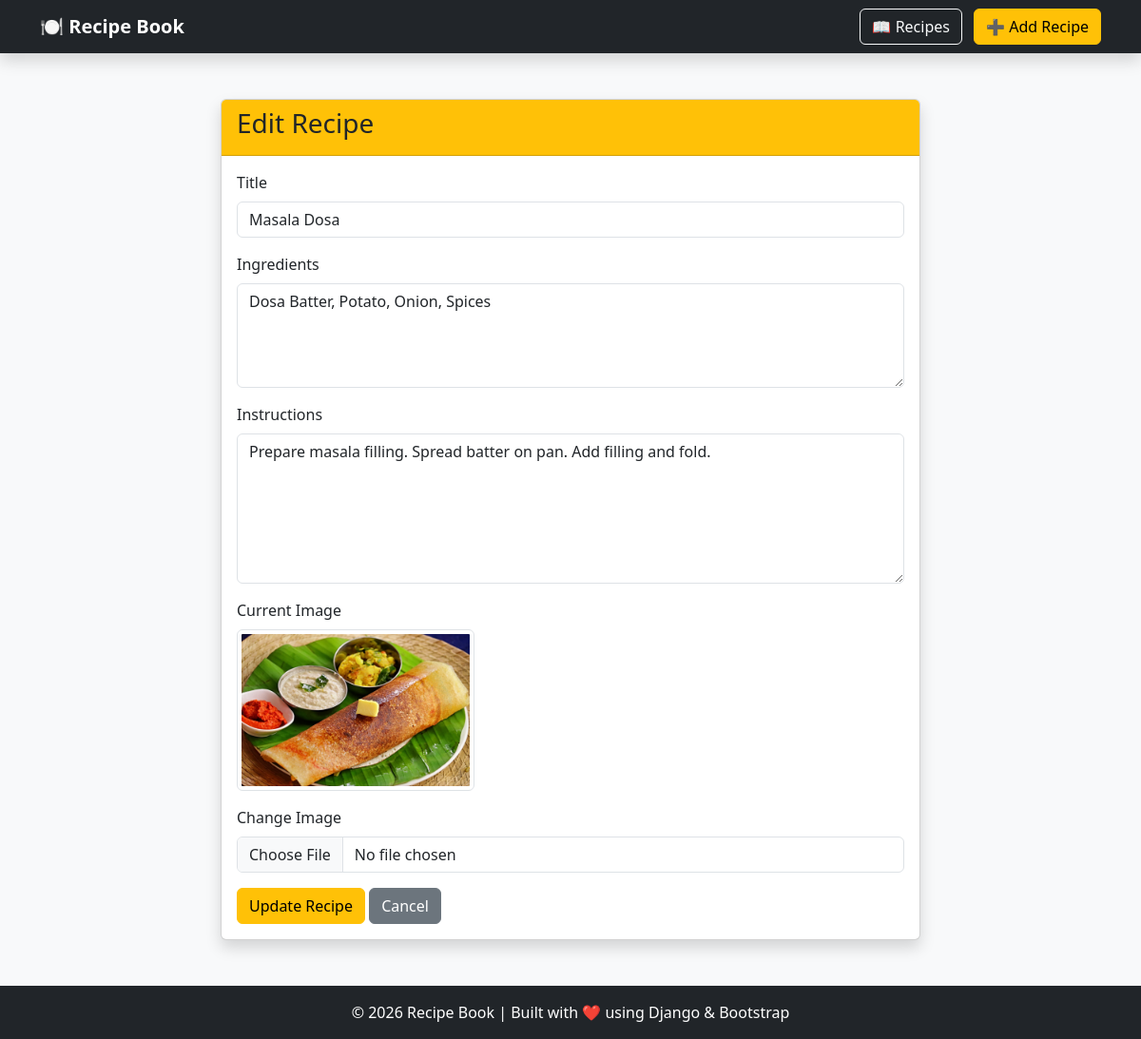
Screenshot of /edit-recipe/2/ with the database file from the repository.
### recipe/models.py (models this page shows, shortened)
class Recipe(models.Model):
    title = models.CharField(max_length=200)
    ingredients = models.TextField()
    instructions = models.TextField()
    image = models.ImageField(
        upload_to='recipes/',
        blank=True,
        null=True
     )

### recipe/views.py (the view, shortened to what this page needs)
# urls.py: path('edit-recipe/<int:recipe_id>/', views.edit_recipe, name='edit_recipe'),
def edit_recipe(request, recipe_id):
    recipe = Recipe.objects.get(id=recipe_id)
    return render(request, 'editrecipe.html', {
        'recipe': recipe
    })

### recipe/templates/editrecipe.html (shortened to what this page needs)
{% extends 'base.html' %}
{% block content %}
<div class="row justify-content-center">
    <div class="col-md-8">
        <div class="card shadow">
            <div class="card-header bg-warning">
                <h3>Edit Recipe</h3>
            </div>
            <div class="card-body">
                <form method="POST" enctype="multipart/form-data">
                    <div class="mb-3">
                        <label class="form-label">Title</label>
                        <input type="text"
                               name="title"
                               class="form-control"
                               value="{{ recipe.title }}">
                    </div>
                    <div class="mb-3">
                        <label class="form-label">Ingredients</label>
                        <textarea name="ingredients"
                                  class="form-control"
                                  rows="4">{{ recipe.ingredients }}</textarea>
                    </div>
                    <div class="mb-3">
                        <label class="form-label">Instructions</label>
                        <textarea name="instructions"
                                  class="form-control"
                                  rows="6">{{ recipe.instructions }}</textarea>
                    </div>
                    {% if recipe.image %}
                    <div class="mb-3">
                        <label class="form-label">Current Image</label><br>
                        <img src="{{ recipe.image.url }}"
                             alt="{{ recipe.title }}"
                             class="img-thumbnail"
                             style="max-width:250px;">
                    </div>
                    {% endif %}
                    <div class="mb-3">
                        <label class="form-label">Change Image</label>
                        <input type="file"
                               name="image"
                               class="form-control">
                    </div>
                    <button type="submit" class="btn btn-warning">
                        Update Recipe
                    </button>
                    <a href="{% url 'recipe_list' %}" class="btn btn-secondary">
                        Cancel
                    </a>
                </form>
            </div>
        </div>
    </div>
</div>
{% endblock %}

### rows the page displays
Recipe: title "Masala Dosa", ingredients "Dosa Batter, Potato, Onion, Spices", instructions "Prepare masala filling. Spread batter on pan. Add filling and fold.", image (picture)
